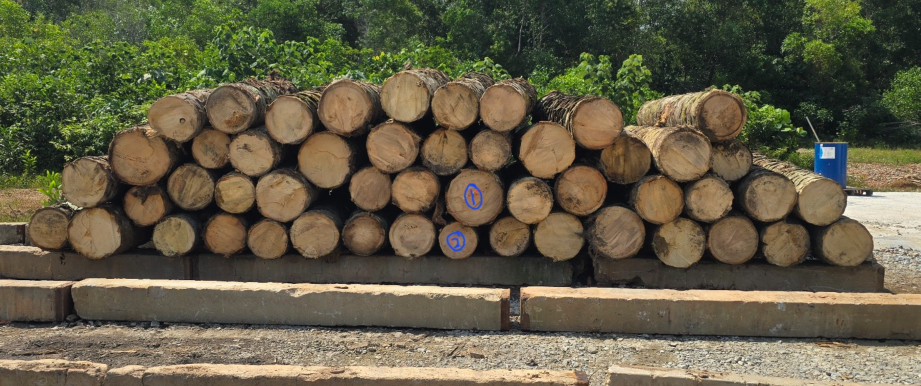
#> input picture sample_data/opt_logs_reference.png, 1841 x 772 px (shown at 1/2 size)
$ python -i image_processing.py   (imports and definitions only)   (older library calls are emulated)
#> lines starting #> are read from the running program, lines starting #| are printed output that depends on the picture
"""OpenCV image enhancement and outside-bark log-end detection."""

from __future__ import annotations

from math import hypot
from typing import Iterable

import cv2
import numpy as np
from PIL import Image, ImageEnhance, ImageFilter


def pil_to_rgb(image: Image.Image) -> np.ndarray:
    return np.asarray(image.convert("RGB"))


# [33 lines left out: functions resize_for_analysis, enhance_image, not called in this run]


def edge_preview(rgb: np.ndarray, low: int = 55, high: int = 145) -> np.ndarray:
#> called with low = 55, high = 145
    gray = cv2.cvtColor(rgb, cv2.COLOR_RGB2GRAY)
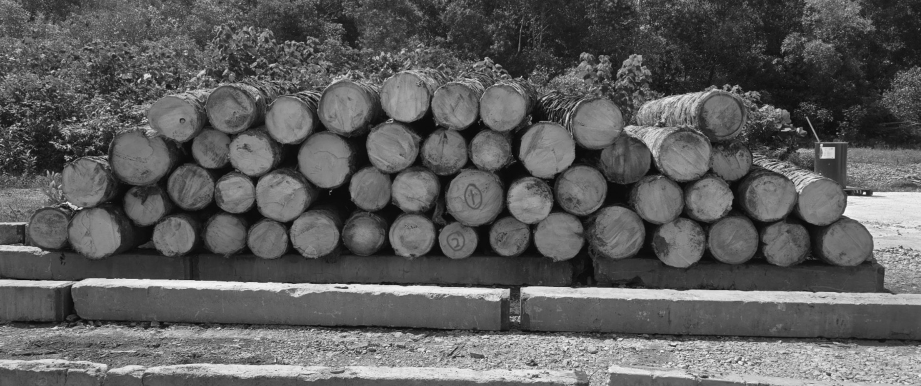
#> gray: shape (772, 1841) (shown at 1/2 size); min 3, max 253, mean 93.1
    gray = cv2.GaussianBlur(gray, (5, 5), 0)
    edges = cv2.Canny(gray, low, high)
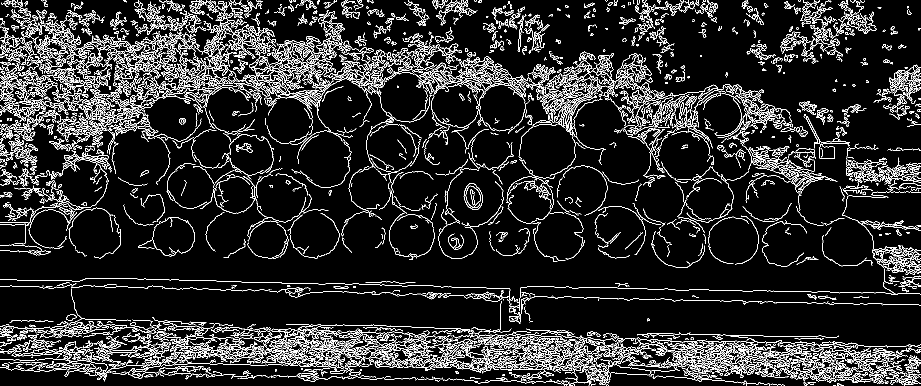
#> edges: shape (772, 1841) (shown at 1/2 size); 10.8% white in thin lines or dots
    return cv2.cvtColor(edges, cv2.COLOR_GRAY2RGB)
#> returned value: shape (772, 1841, 3); 10.8% white in thin lines or dots


# [405 lines left out: functions _gradient_magnitude, _radial_refine, _boundary_roundness, _deduplicate, _log_end_appearance, detect_log_ends and 2 more, not called in this run]

>>> import cv2
>>> picture = cv2.cvtColor(cv2.imread('sample_data/opt_logs_reference.png'), cv2.COLOR_BGR2RGB)
>>> result = edge_preview(picture)
